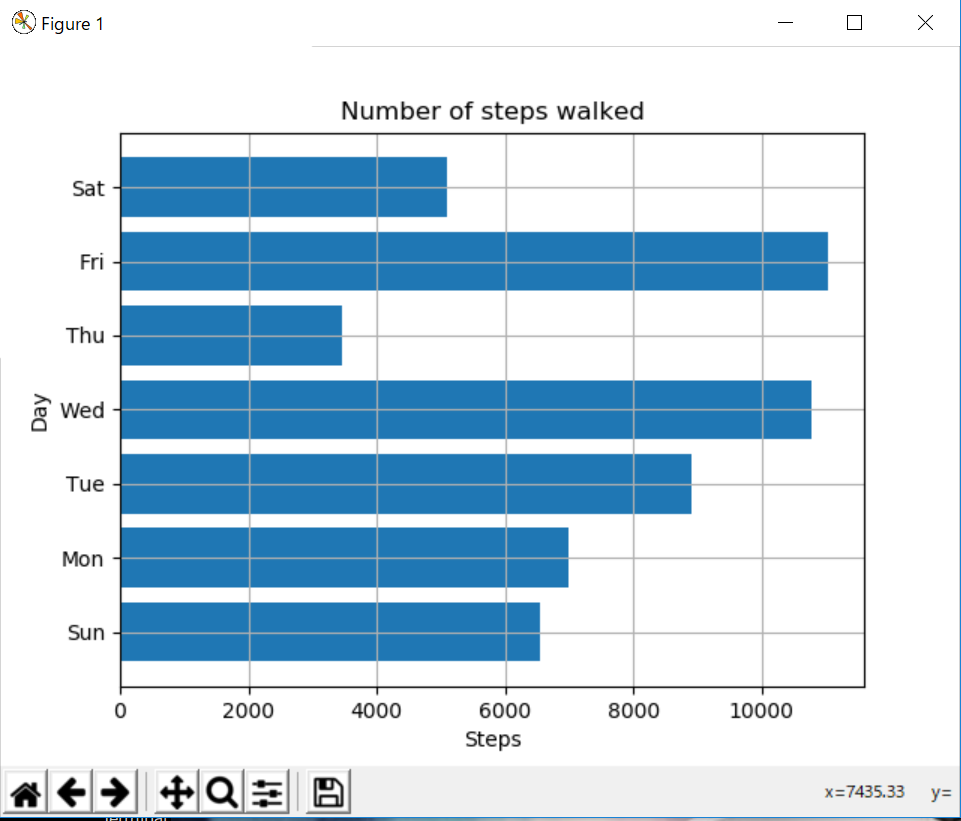

The script that drew this image:
import matplotlib.pyplot as plt
steps = [6543, 7000, 8900, 10789, 3467, 11045, 5095]
labels = ['Sun', 'Mon', 'Tue', 'Wed', 'Thu', 'Fri', 'Sat']
num_bars = len(steps)
positions = range(1, num_bars+1)
plt.barh(positions, steps, align='center')
plt.yticks(positions, labels)
plt.xlabel('Steps')
plt.ylabel('Day')
plt.title('Number of steps walked')
plt.grid()
plt.show()
